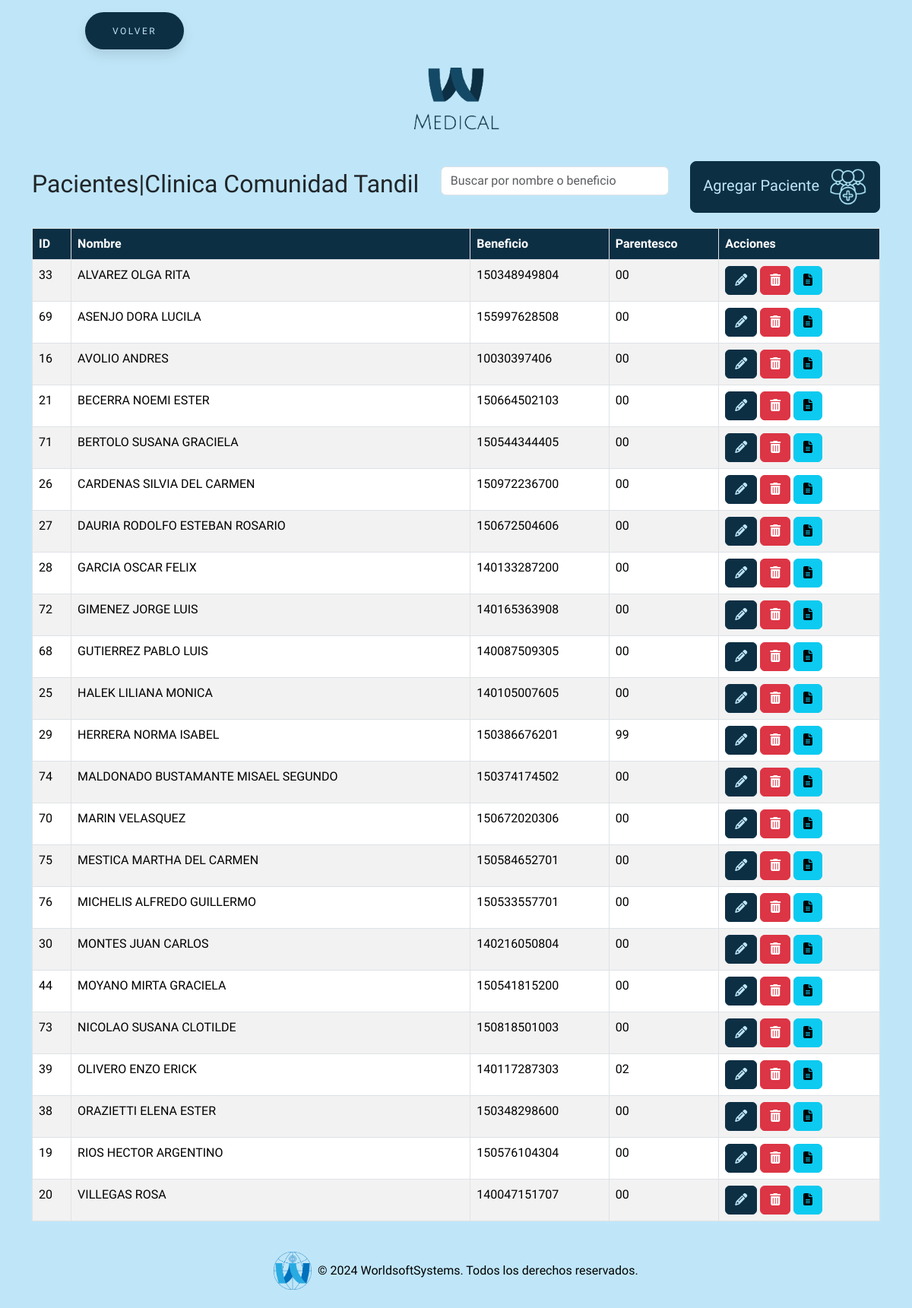
The app's page /pacientes/paciente.php (signed in), older data.
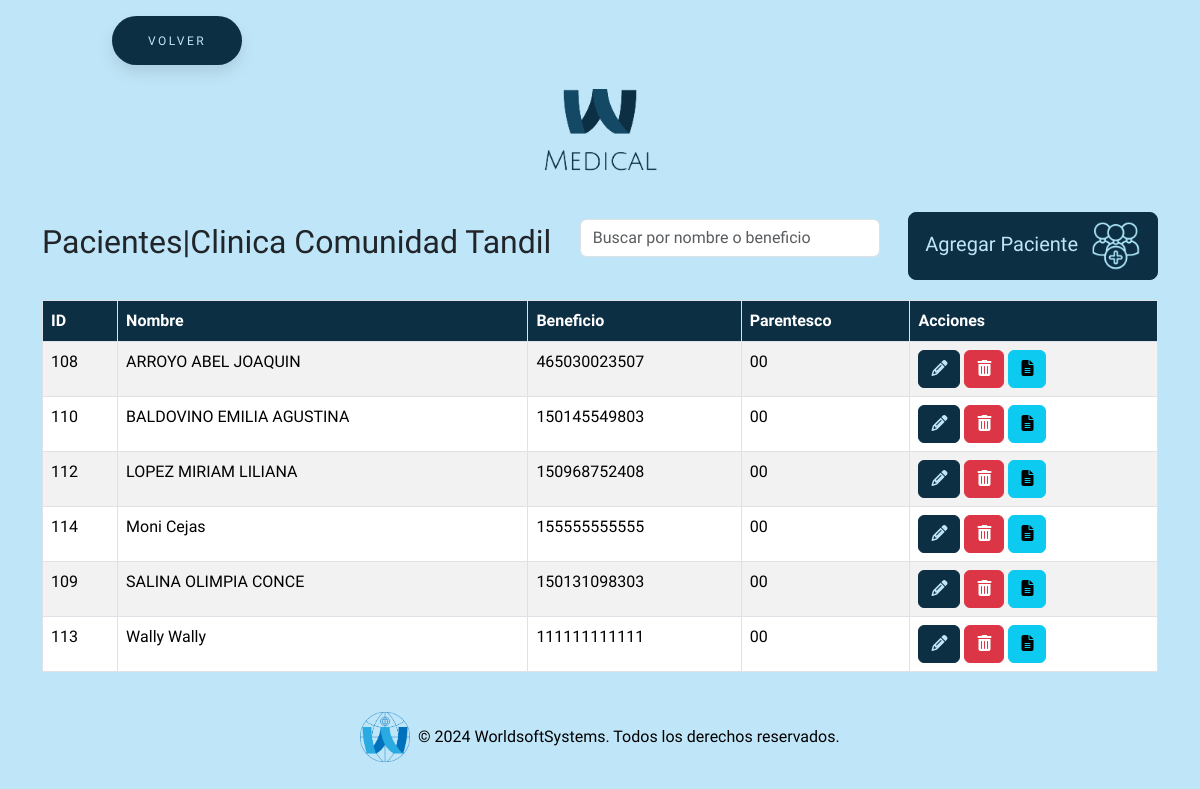
The same page, newer data.
### tables this page shows
CREATE TABLE `paciente` (
  `id` int(11) NOT NULL,
  `nombre` varchar(255) NOT NULL,
  `obra_social` int(255) NOT NULL,
  `fecha_nac` date NOT NULL,
  `sexo` varchar(255) NOT NULL,
  `domicilio` varchar(255) NOT NULL,
  `localidad` varchar(255) NOT NULL,
  `partido` varchar(255) NOT NULL,
  `c_postal` int(255) NOT NULL,
  `telefono` varchar(255) NOT NULL,
  `tipo_doc` varchar(255) NOT NULL,
  `nro_doc` int(255) NOT NULL,
  `admision` date NOT NULL,
  `id_prof` int(255) NOT NULL,
  `benef` bigint(255) NOT NULL,
  `parentesco` varchar(2) NOT NULL,
  `hijos` int(255) NOT NULL,
  `ocupacion` varchar(255) NOT NULL,
  `tipo_afiliado` int(255) NOT NULL
);

### pacientes/paciente.php (the view, shortened to what this page needs)
<?php
require_once "../conexion.php";
$sql = "SELECT p.*
        FROM paciente p
        ORDER BY p.nombre ASC";
$result = $conn->query($sql);
$sqlTitle = "SELECT inst FROM parametro_sistema LIMIT 1";
$resultTitle = $conn->query($sqlTitle);
$title = "Iniciar sesión";
if ($resultTitle && $resultTitle->num_rows > 0) {
    $row = $resultTitle->fetch_assoc();
    $title = $row['inst'];
}
?>
<!DOCTYPE html>
<html lang="es">
<head>
    <link href="https://cdn.jsdelivr.net/npm/bootstrap@5.3.3/dist/css/bootstrap.min.css" rel="stylesheet"
>
    <link rel="stylesheet" href="https://cdnjs.cloudflare.com/ajax/libs/font-awesome/6.5.2/css/all.min.css"
 />
    <link href="https://cdnjs.cloudflare.com/ajax/libs/bootstrap-datepicker/1.9.0/css/bootstrap-datepicker.min.css"
        rel="stylesheet">
    <link rel="stylesheet" href="../estilos/styleBotones.css">
    <link rel="stylesheet" href="../estilos/styleGeneral.css">
</head>
<body>
    <button class="button" style="vertical-align:middle; margin-left:7rem"
        onclick="window.location.href = '../inicio/home.php';">
        <span>VOLVER</span>
    </button>
    <div class="text-center my-4">
        <img src="../img/logo.png" alt="Logo MEDICAL" class="img-fluid" style="max-width: 15rem;">
    </div>
    <div class="container">
        <div class="title-container">
            <h2>Pacientes|<?php echo htmlspecialchars($title); ?></h2>
            <input type="text" id="searchInput" class="form-control" placeholder="Buscar por nombre o beneficio"
                style="margin-bottom: 15px; width: 300px; display: inline-block;">
            <button type="button" class="btn btn-custom btn-lg" data-bs-toggle="modal"
                data-bs-target="#agregarPacienteModal">
                Agregar Paciente <img src="../img/home/pacientes.png" alt="Icono agregar paciente"
                    style="width: 50px; height: 50px; margin-left: 8px;">
            </button>
        </div>
        <table class="table table-striped table-bordered " id="pacientesTable">
            <thead class="table-custom">
                <tr>
                    <th>ID</th>
                    <th>Nombre</th>
                    <th>Beneficio</th>
                    <th>Parentesco</th>
                    <th>Acciones</th>
                </tr>
            </thead>
            <tbody>
                <?php if ($result->num_rows > 0): ?>
                    <?php while ($row = $result->fetch_assoc()): ?>
                        <tr>
                            <td><?= $row["id"] ?></td>
                            <td><?= $row["nombre"] ?></td>
                            <td><?= $row["benef"] ?></td>
                            <td><?= $row["parentesco"] ?></td>
                            <td>
                                <button class="btn btn-custom-editar" onclick='editarPaciente(<?= json_encode($row) ?>)'><i
                                        class="fas fa-pencil-alt"></i></button>
                                <a href="?eliminar=<?= $row['id'] ?>" class="btn btn-danger"
                                    onclick="return confirm('¿Estás seguro de que deseas eliminar este paciente?');"><i
                                        class="fas fa-trash-alt"></i></a>
                                <button class="btn btn-info" onclick="openReportModal(<?= $row['id'] ?>)">
                                    <i class="fas fa-file-alt"></i>
                                </button>
                            </td>
                        </tr>
                    <?php endwhile; ?>
                <?php else: ?>
                    <tr>
                        <td colspan="4">No se encontraron resultados</td>
                    </tr>
                <?php endif; ?>
            </tbody>
        </table>
    </div>
    <footer class="bg-dark text-white text-center py-4 mt-auto">
        <div class="container">
            <div class="row justify-content-center">
                <div class="col-md-12 footer-logo-text">
                    <img src="../img/logoWSS.png" alt="Logo" class="img-fluid" style="max-height: 50px;">
                    <p class="mb-0">&copy; 2024 WorldsoftSystems. Todos los derechos reservados.</p>
                </div>
            </div>
        </div>
    </footer>
</body>
</html>

Row changes from the older to the newer data that the page shows:
removed paciente: id "33", nombre "ALVAREZ OLGA RITA", benef "150348949804", parentesco "00"
removed paciente: id "69", nombre "ASENJO DORA LUCILA", benef "155997628508", parentesco "00"
removed paciente: id "16", nombre "AVOLIO ANDRES", benef "10030397406", parentesco "00"
removed paciente: id "21", nombre "BECERRA NOEMI ESTER", benef "150664502103", parentesco "00"
removed paciente: id "71", nombre "BERTOLO SUSANA GRACIELA", benef "150544344405", parentesco "00"
removed paciente: id "26", nombre "CARDENAS SILVIA DEL CARMEN", benef "150972236700", parentesco "00"
removed paciente: id "27", nombre "DAURIA RODOLFO ESTEBAN ROSARIO", benef "150672504606", parentesco "00"
removed paciente: id "28", nombre "GARCIA OSCAR FELIX", benef "140133287200", parentesco "00"
removed paciente: id "72", nombre "GIMENEZ JORGE LUIS", benef "140165363908", parentesco "00"
removed paciente: id "68", nombre "GUTIERREZ PABLO LUIS", benef "140087509305", parentesco "00"
removed paciente: id "25", nombre "HALEK LILIANA MONICA", benef "140105007605", parentesco "00"
removed paciente: id "29", nombre "HERRERA NORMA ISABEL", benef "150386676201", parentesco "99"
removed paciente: id "74", nombre "MALDONADO BUSTAMANTE MISAEL SEGUNDO", benef "150374174502", parentesco "00"
removed paciente: id "70", nombre "MARIN VELASQUEZ", benef "150672020306", parentesco "00"
removed paciente: id "75", nombre "MESTICA MARTHA DEL CARMEN", benef "150584652701", parentesco "00"
removed paciente: id "76", nombre "MICHELIS ALFREDO GUILLERMO", benef "150533557701", parentesco "00"
removed paciente: id "30", nombre "MONTES JUAN CARLOS", benef "140216050804", parentesco "00"
removed paciente: id "44", nombre "MOYANO MIRTA GRACIELA", benef "150541815200", parentesco "00"
removed paciente: id "73", nombre "NICOLAO SUSANA CLOTILDE", benef "150818501003", parentesco "00"
removed paciente: id "39", nombre "OLIVERO ENZO ERICK", benef "140117287303", parentesco "02"
removed paciente: id "38", nombre "ORAZIETTI ELENA ESTER", benef "150348298600", parentesco "00"
removed paciente: id "19", nombre "RIOS HECTOR ARGENTINO", benef "150576104304", parentesco "00"
removed paciente: id "20", nombre "VILLEGAS ROSA", benef "140047151707", parentesco "00"
added paciente: id "108", nombre "ARROYO ABEL JOAQUIN", benef "465030023507", parentesco "00"
added paciente: id "110", nombre "BALDOVINO EMILIA AGUSTINA", benef "150145549803", parentesco "00"
added paciente: id "112", nombre "LOPEZ MIRIAM LILIANA", benef "150968752408", parentesco "00"
added paciente: id "114", nombre "Moni Cejas", benef "155555555555", parentesco "00"
added paciente: id "109", nombre "SALINA OLIMPIA CONCE", benef "150131098303", parentesco "00"
added paciente: id "113", nombre "Wally Wally", benef "111111111111", parentesco "00"
